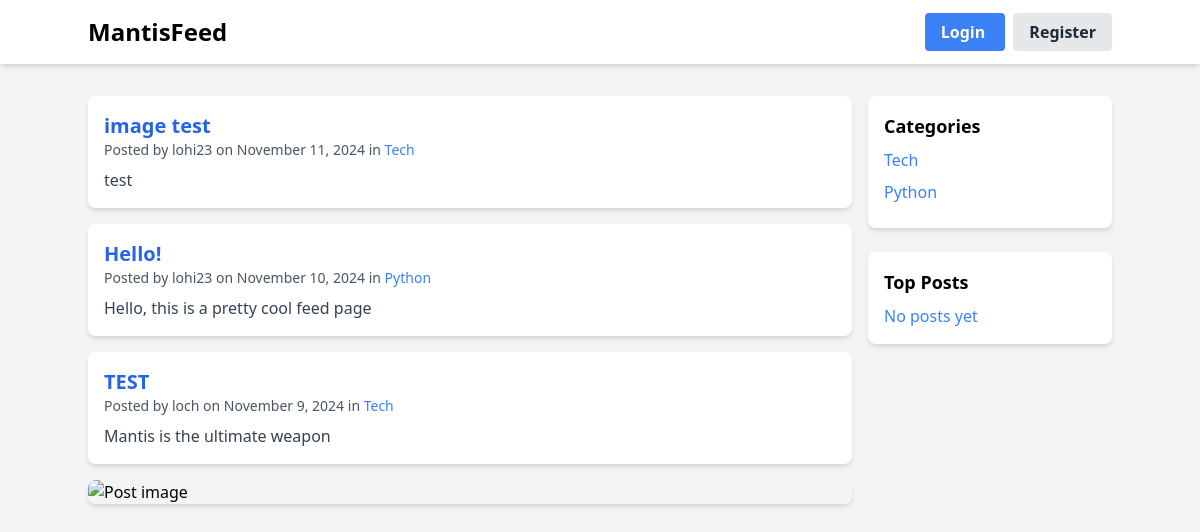
The app's page /, older data.
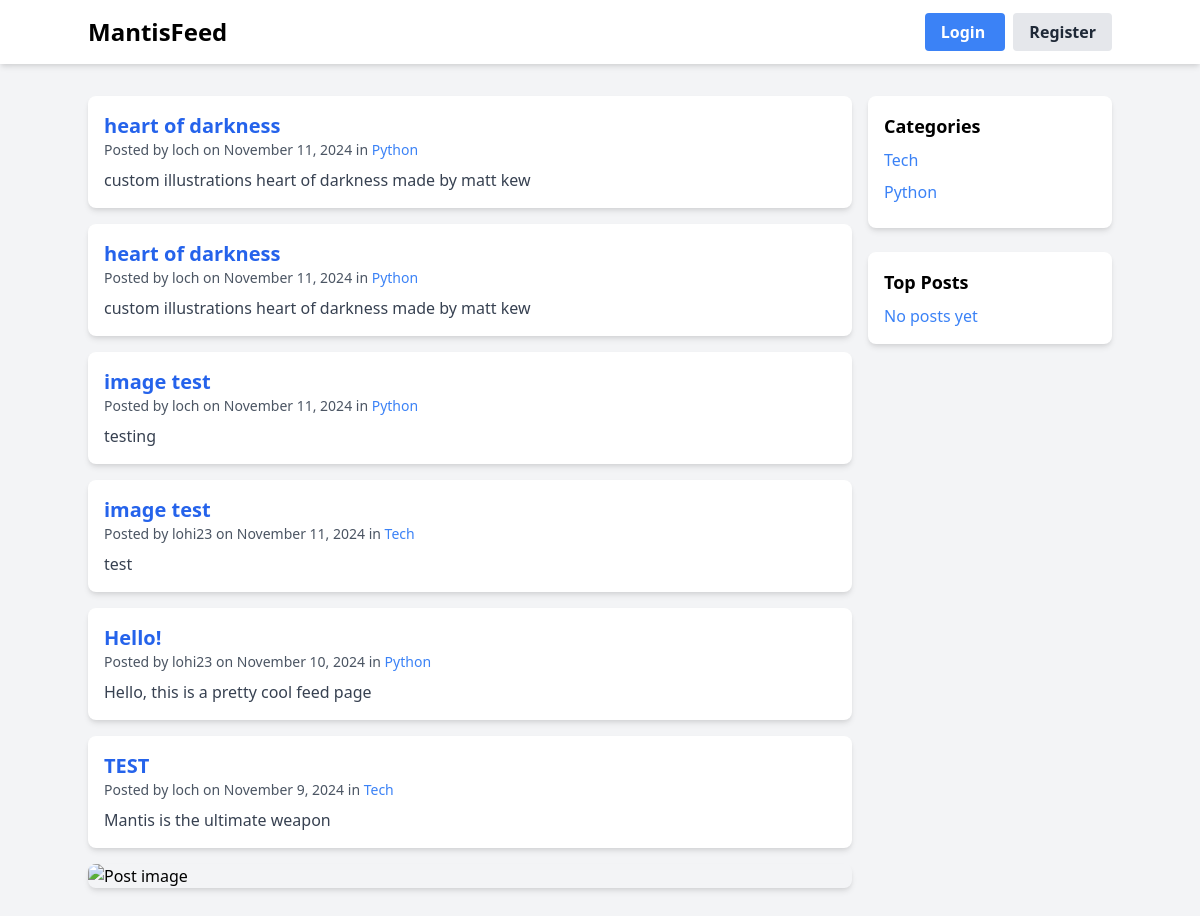
The same page, newer data.
### posts/models.py (models this page shows, shortened)
class Post(models.Model):
    title = models.CharField(max_length=200)
    content = models.TextField()
    image = models.ImageField(upload_to='post_images/', null=True, blank=True)
    created_at = models.DateTimeField(auto_now_add=True)
    author = models.ForeignKey(User, on_delete=models.CASCADE)
    category = models.ForeignKey(Category, on_delete=models.CASCADE)
    upvotes = models.ManyToManyField(User, related_name='post_upvotes', blank=True)
    downvotes = models.ManyToManyField(User, related_name='post_downvotes', blank=True)

class Category(models.Model):
    name = models.CharField(max_length=100)
    description = models.TextField(blank=True)
    created_at = models.DateTimeField(auto_now_add=True)
    class Meta:
        verbose_name_plural = "Categories"

### posts/views.py (the view)
# urls.py: path('', views.post_list, name='post_list'),
def post_list(request):
    posts = Post.objects.all().order_by('-created_at')
    categories = Category.objects.all()
    top_posts = Post.objects.annotate(
        total_score=Count('upvotes') - Count('downvotes')
    ).order_by('-total_score')[:5]
    return render(request, 'posts/post_list.html', {
        'posts': posts,
        'categories': categories,
        'top_posts': top_posts
    })

### posts/templates/posts/post_list.html (shortened to what this page needs)
{% extends 'posts/base.html' %}
{% block content %}
<div class="grid grid-cols-4 gap-4">
    <div class="col-span-3">
        {% for post in posts %}
            <div class="bg-white rounded-lg shadow-md p-4 mb-4">
                <h2 class="text-xl font-bold">
                    <a href="{% url 'posts:post_detail' post.id %}" class="text-blue-600 hover:text-blue-800">
                        {{ post.title }}
                    </a>
                </h2>
                <div class="text-gray-600 text-sm mb-2">
                    Posted by {{ post.author.username }} on {{ post.created_at|date:"F j, Y" }}
                    in <a href="#" class="text-blue-500">{{ post.category.name }}</a>
                </div>
                <p class="text-gray-700">{{ post.content|truncatewords:50 }}</p>
            </div>
        {% empty %}
            <div class="bg-white rounded-lg shadow-md p-4">
                <p>No posts yet.</p>
            </div>
        {% endfor %}
    <div class="mt-4">
        <img src="{{ post.image.url }}" alt="Post image" class="max-w-full rounded-lg shadow-md">
    </div>
    </div>
    <div class="col-span-1">
        <div class="bg-white rounded-lg shadow-md p-4">
            <h3 class="text-lg font-bold mb-2">Categories</h3>
            <ul>
                {% for category in categories %}
                    <li class="mb-2">
                        <a href="#" class="text-blue-500 hover:text-blue-700">
                            {{ category.name }}
                        </a>
                    </li>
                {% endfor %}
            </ul>
        </div>
<br>
        <div class="bg-white rounded-lg shadow-md p-4">
            <h3 class="text-lg font-bold mb-2">Top Posts</h3>
            <ul>
                {% if post.id %}
                    {% for posts in top_posts %}
                        <li class="mb-3 pb-2-border-b border-gray-200 last:border-0">
                            <a href="{% url 'posts:post_detail' post.id %}" class="text-blue-500 hover:text-blue-700 font-medium">
                                {{ post.title }}
                            </a>
                            <div class="text-sm text-grey-600">
                            Upvotes {{ post.upvotes.count }}
                            <br>
                            Score: {{ post.total_score }}
                            </div>
                        </li>
                    {% endfor %}
                {% else %}
                    <li class="text-blue-500"> No posts yet</li>
                {% endif%}
            </ul>
        </div>
    </div>
</div>
{% endblock %}

Row changes from the older to the newer data that the page shows:
added Post: title "heart of darkness", author.username "loch", created_at "November 11, 2024", category.name "Python", content "custom illustrations heart of darkness made by matt kew"
added Post: title "heart of darkness", author.username "loch", created_at "November 11, 2024", category.name "Python", content "custom illustrations heart of darkness made by matt kew"
added Post: title "image test", author.username "loch", created_at "November 11, 2024", category.name "Python", content "testing"
